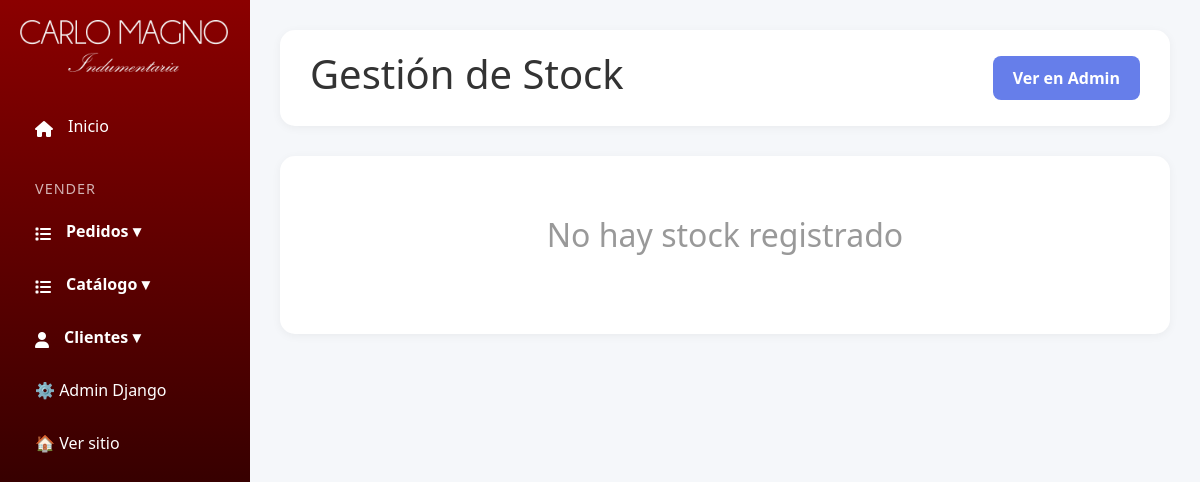
The app's page /panel/stock/ (signed in), older data.
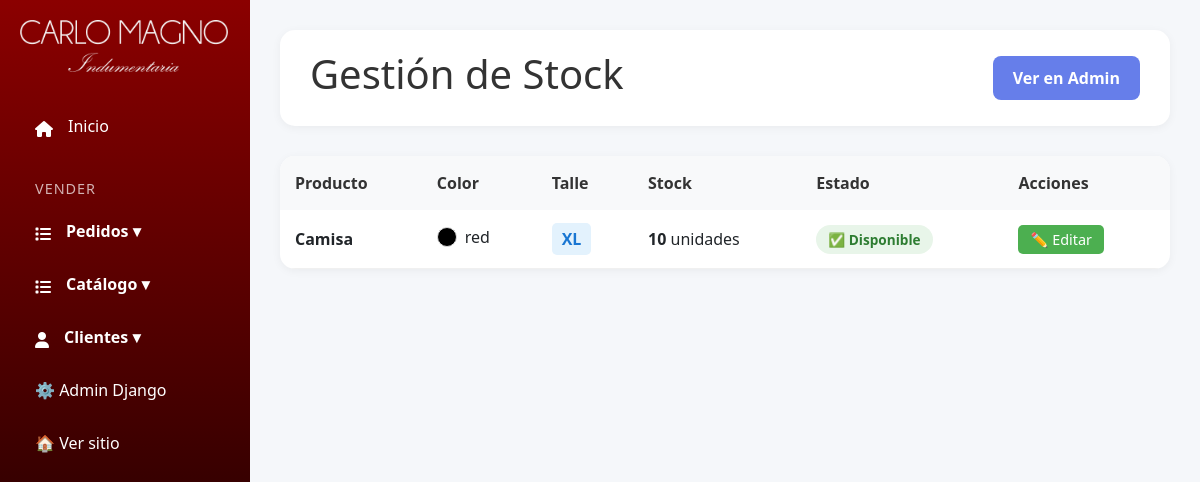
The same page, newer data.
### productos/models.py (models this page shows, shortened)
class ProductoStock(models.Model):
    producto = models.ForeignKey(
        Producto,
        on_delete=models.CASCADE,
        related_name='stock_items',
        verbose_name='Producto'
    )
    color = models.ForeignKey(
        Color,
        on_delete=models.PROTECT,
        related_name='productostock',
        verbose_name='Color'
    )
    talle = models.ForeignKey(
        Talle,
        on_delete=models.PROTECT,
        related_name='productostock',
        verbose_name='Talle'
    )
    stock = models.PositiveIntegerField(
        default=0,
        validators=[MinValueValidator(0)],
        verbose_name='Stock disponible'
    )
    class Meta:
        verbose_name = 'Stock de producto'
        verbose_name_plural = 'Stock de productos'
        unique_together = ['producto', 'color', 'talle']
        ordering = ['producto', 'color__order', 'talle__order']

class Producto(models.Model):
    nombre = models.CharField(max_length=200, verbose_name='Nombre')
    descripcion = models.TextField(verbose_name='Descripción')
    precio = models.DecimalField(
        max_digits=10,
        decimal_places=2,
        validators=[MinValueValidator(0)],
        verbose_name='Precio'
    )
    categoria = models.ForeignKey(
        Categoria,
        on_delete=models.PROTECT,
        related_name='categorias',
        verbose_name='Categoría'
    )
    marca = models.ForeignKey(
        Marca,
        on_delete=models.SET_NULL,
        null=True,
        blank=True,
        related_name='productos',
        verbose_name='Marca'
    )
    talle = models.ForeignKey(
        Talle,
        on_delete=models.SET_NULL,
        null=True,
        blank=True,
        related_name='productos',
        verbose_name='Talle'
    )
    colores = models.ManyToManyField(
        Color,
        related_name='productos',
        verbose_name='Colores disponibles',
        blank=True
    )
    imagen = models.ImageField(
        upload_to='productos/',
        null=True,
        blank=True,
        verbose_name='Imagen principal'
    )
    created_at = models.DateTimeField(auto_now_add=True, verbose_name='Fecha de creación')
    updated_at = models.DateTimeField(auto_now=True, verbose_name='Última actualización')
    class Meta:
        verbose_name = 'Producto'
        verbose_name_plural = 'Productos'
        ordering = ['-created_at']

class Color(models.Model):
    nombre = models.CharField(max_length=50, unique=True, verbose_name='Nombre')
    hex_code = models.CharField(
        max_length=7,
        verbose_name='Código Hexadecimal',
        help_text='Formato: #RRGGBB (ejemplo: #FF0000 para rojo)',
        default='#000000'
    )
    order = models.PositiveIntegerField(default=0, verbose_name='Orden de visualización')
    class Meta:
        verbose_name = 'Color'
        verbose_name_plural = 'Colores'
        ordering = ['order', 'nombre']

class Talle(models.Model):
    nombre = models.CharField(max_length=20, unique=True, verbose_name='Talle')
    abbreviation = models.CharField(
        max_length=10,
        verbose_name='Abreviatura',
        help_text='Ej: XS, S, M, L, XL'
    )
    order = models.PositiveIntegerField(default=0, verbose_name='Orden de visualización')
    class Meta:
        verbose_name = 'Talle'
        verbose_name_plural = 'Talles'
        ordering = ['order', 'nombre']

### custom_admin/views.py (the view)
# urls.py: path('panel/stock/', admin_views.stock, name='stock'),
@login_required(login_url='login')
def stock(request):
    if not request.user.is_staff:
        return redirect('home')
    stock_items = ProductoStock.objects.select_related('producto', 'color', 'talle').all()
    return render(request, 'custom_admin/stock.html', {'stock_items': stock_items})

### productos/context_processors.py (called while the page is built, shortened)
def cart_processor(request):
    carrito = None
    cantidad_total = 0
    if request.user.is_authenticated:
        try:
            carrito = Carrito.objects.get(usuario=request.user)
            cantidad_total = carrito.get_cantidad_total()
        except Carrito.DoesNotExist:
            pass
    return {
        'carrito': carrito,
        'carrito_cantidad': cantidad_total
    }

### productos/models.py (called while the page is built)
    def get_cantidad_total(self):
        return sum(item.cantidad for item in self.items.all())

### templates/custom_admin/stock.html (shortened to what this page needs)
{% extends 'custom_admin/base.html' %}
{% load static %}
{%block extra_css %}
<link rel="stylesheet" href="{% static 'css/stock.css' %}" />
{% endblock %}
{% block content %}
<div class="main-content">
	<div class="header">
		<h1>Gestión de Stock</h1>
		<a href="/admin/productos/productostock/" class="btn btn-primary">Ver en Admin</a>
	</div>
	{% if stock_items %}
	<div class="stock-table">
		<table>
			<thead>
				<tr>
					<th>Producto</th>
					<th>Color</th>
					<th>Talle</th>
					<th>Stock</th>
					<th>Estado</th>
					<th>Acciones</th>
				</tr>
			</thead>
			<tbody>
				{% for item in stock_items %}
				<tr>
					<td><strong>{{ item.producto.nombre }}</strong></td>
					<td>
						<span class="color-badge">
							<span
								class="color-dot"
								style="background-color: {{ item.color.hex_code }};"
							></span>
							{{ item.color.nombre }}
						</span>
					</td>
					<td>
						<span class="size-badge">{{ item.talle.abbreviation }}</span>
					</td>
					<td><strong>{{ item.stock }}</strong> unidades</td>
					<td>
						{% if item.stock == 0 %}
						<span class="stock-status stock-out">❌ Sin stock</span>
						{% elif item.stock < 5 %}
						<span class="stock-status stock-low">⚠️ Stock bajo</span>
						{% else %}
						<span class="stock-status stock-available">✅ Disponible</span>
						{% endif %}
					</td>
					<td>
						<a href="productos/productostock/{{ item.id }}/change/" class="btn-edit"
							>✏️ Editar</a
						>
					</td>
				</tr>
				{% endfor %}
			</tbody>
		</table>
	</div>
	{% else %}
	<div class="empty-state">
		<h2>No hay stock registrado</h2>
	</div>
	{% endif %}
</div>
{% load static %}
{% endblock %}

Row changes from the older to the newer data that the page shows:
added ProductoStock: producto.nombre "Camisa", color.nombre "red", talle.abbreviation "XL", stock "10", shows "✅ Disponible"
Text that changed along with them:
text no longer shown: "No hay stock registrado"
text now shown: "Producto Color Talle Stock Estado Acciones"
